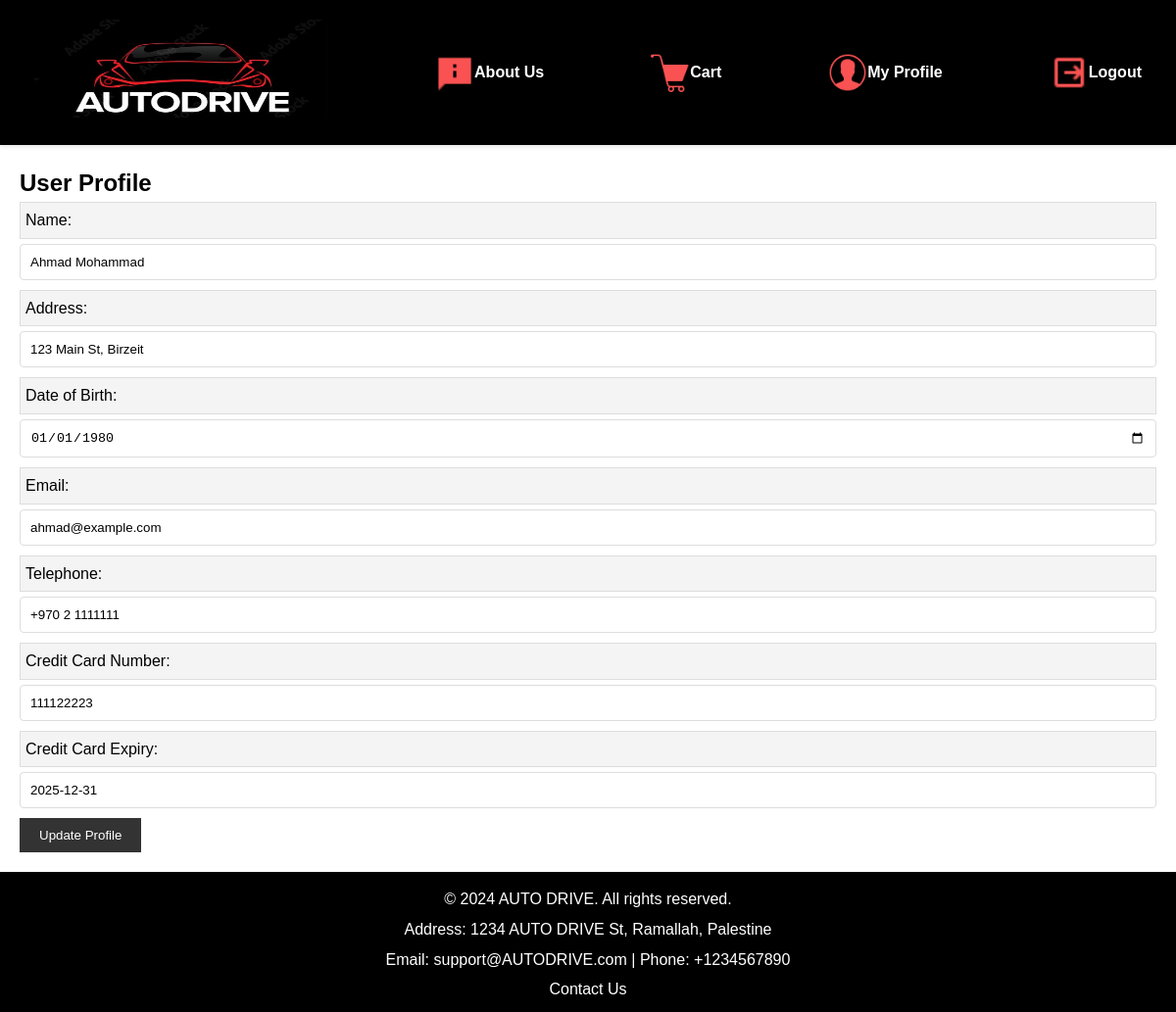
The app's page /profile.php (signed in) with its own data.
### tables this page shows
CREATE TABLE `Customers` (
  `customer_id` int NOT NULL,
  `name` varchar(100) NOT NULL,
  `address` varchar(255) NOT NULL,
  `date_of_birth` date NOT NULL,
  `id_number` varchar(20) NOT NULL,
  `email` varchar(100) NOT NULL,
  `telephone` varchar(20) NOT NULL,
  `credit_card_number` varchar(9) NOT NULL,
  `credit_card_expirationDate` date NOT NULL,
  `credit_card_name` varchar(100) NOT NULL,
  `credit_card_bank` varchar(50) NOT NULL,
  `username` varchar(13) NOT NULL,
  `password` varchar(12) NOT NULL
);

### profile.php (the view, shortened to what this page needs)
<?php
$pdo = db_connect();
$user_id = $_SESSION['customer_id'];
$sql = "SELECT * FROM Customers WHERE customer_id = ?";
$stmt = $pdo->prepare($sql);
$stmt->execute([$user_id]);
$user = $stmt->fetch();
?>
<!DOCTYPE html>
<html lang="en">
<head>
    <link rel="stylesheet" href="StyleHome.css">
</head>
<body>
    <header>
        <nav class="header-nav">
            <a href="Home.php"><img src="logo.jpg" alt="Course Image" width="300" height="100"></a>
            <a href="about.html"><span class="link-icon"><img src="icons8-about-us-24.png" alt="Course Image" width="40" height="40">About Us</span></a>
            <?php if (isset($_SESSION['user_id'])) : ?>
            <a href="cart.html"><span class="link-icon"><img src="icons8-cart-50.png" alt="Course Image" width="40" height="40">Cart</span></a>
            <a href="profile.php"><span class="link-icon"><img src="icons8-male-user-50.png" alt="Course Image" width="40" height="40">My Profile</span></a>
            <a href="logout.php"><span class="link-icon"><img src="icons8-logout-24.png" alt="Course Image" width="40" height="40">Logout</span></a>
            <?php else : ?>
            <a href="Login.html"><span class="link-icon"><img src="icons8-add-administrator-50.png" alt="Course Image" width="40" height="40">Login/Register</span></a>
            <?php endif; ?>
        </nav>
    </header>
    <main>
        <section id="profile_section">
            <h2>User Profile</h2>
            <form method="post" action="profile.php">
                <label for="name">Name:</label>
                <input type="text" id="name" name="name" value="<?php echo htmlspecialchars($user['name']); ?>" required>
                <label for="address">Address:</label>
                <input type="text" id="address" name="address" value="<?php echo htmlspecialchars($user['address']); ?>" required>
                <label for="date_of_birth">Date of Birth:</label>
                <input type="date" id="date_of_birth" name="date_of_birth" value="<?php echo htmlspecialchars($user['date_of_birth']); ?>" required>
                <label for="email">Email:</label>
                <input type="email" id="email" name="email" value="<?php echo htmlspecialchars($user['email']); ?>" required>
                <label for="telephone">Telephone:</label>
                <input type="tel" id="telephone" name="telephone" value="<?php echo htmlspecialchars($user['telephone']); ?>" required>
                <label for="credit_card_number">Credit Card Number:</label>
                <input type="text" id="credit_card_number" name="credit_card_number" value="<?php echo htmlspecialchars($user['credit_card_number']); ?>" required>
                <label for="credit_card_expirationDate">Credit Card Expiry:</label>
                <input type="text" id="credit_card_expirationDate" name="credit_card_expirationDate" value="<?php echo htmlspecialchars($user['credit_card_expirationDate']); ?>" required>
                <button type="submit">Update Profile</button>
            </form>
        </section>
    </main>
    <footer>
        <p>&copy; 2024 AUTO DRIVE. All rights reserved.</p>
        <p>Address: 1234 AUTO DRIVE St, Ramallah, Palestine</p>
        <p>Email: support@AUTODRIVE.com | Phone: +1234567890</p>
        <a href="contact.php">Contact Us</a>
    </footer>
</body>
</html>

### StyleHome.css (style rules this page uses)
* { margin: 0; padding: 0; box-sizing: border-box; }
body { font-family: Arial, sans-serif; line-height: 1.6; }
header { background: #000000; padding: 20px 0; box-shadow: 0 2px 4px rgba(0, 0, 0, 0.1); }
.header-nav { display: flex; justify-content: space-between; align-items: center; max-width: 1200px; margin: 0 auto; padding: 0 20px; }
.header-nav a { color: #fff; margin: 0 15px; text-decoration: none; font-weight: bold; }
.link-icon { display: flex; align-items: center; color: #fff; }
main { flex: 1; padding: 20px; }
footer { background: #000000; color: #fff; text-align: center; padding: 10px; position: relative; }
footer p { margin: 5px 0; }
footer a { color: #fff; text-decoration: none; }
form input, form select { display: block; width: 100%; margin-bottom: 10px; padding: 10px; border: 1px solid #ddd; border-radius: 4px; }
form label { margin-bottom: 5px; display: block; border: 1px solid #ddd; padding: 5px; background: #f4f4f4; }
button { background: #333; color: #fff; border: none; padding: 10px 20px; cursor: pointer; }
a { color: #333; text-decoration: none; }

### records on screen
customers: name "Ahmad Mohammad", address "123 Main St, Birzeit", date_of_birth "01/01/1980", email "ahmad@example.com", telephone "+970 2 1111111", credit_card_number "111122223", credit_card_expirationDate "2025-12-31"
